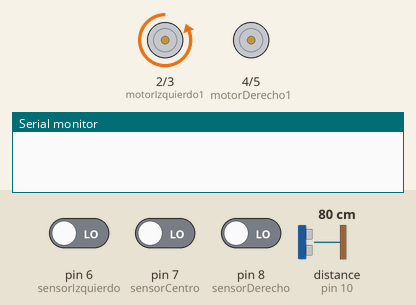
The sketch below on a simulated Arduino Uno, built with avr-gcc and run on an emulated ATmega328P. Shown: motor-driver pin pairs drawn as motors (green arrow = first pin HIGH = forward, orange = second pin HIGH = backward, longer = more drive), the last lines printed to the serial monitor. The test bench sets the inputs (shaded band); at power-on: pin 6 (sensorIzquierdo) LOW, pin 8 (sensorDerecho) LOW, pin 7 (sensorCentro) LOW, distance to the obstacle (sensor on pin 10) 80 cm. The echo pulse lasts 58.3 µs per cm.

Above: at 1.2 s.
1.3 s: pin 6 (sensorIzquierdo) driven HIGH and pin 8 (sensorDerecho) driven HIGH
At 2.4 s:
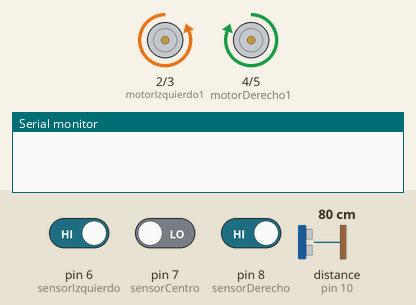
4.3 s: pin 7 (sensorCentro) driven HIGH
At 5.6 s:
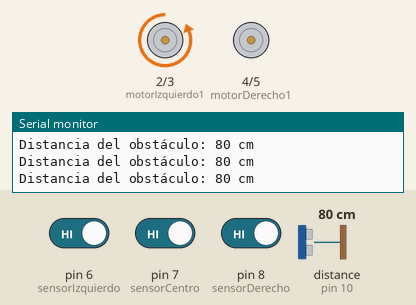
7.2 s: pin 7 (sensorCentro) driven LOW
At 10.0 s:
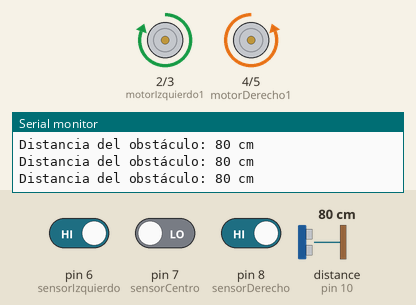
10.2 s: pin 6 (sensorIzquierdo) driven LOW
At 12.1 s:
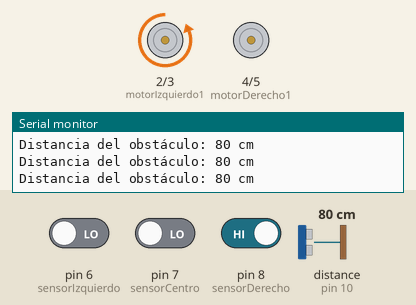
Timing chart, 0 to 13.6 s (numbered marks = the images above; inputs shaded):
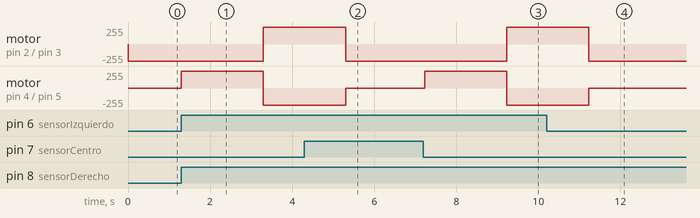

The sketch:

robotsumo.ino
```cpp
#include <Arduino.h>

// Definición de pines
int motorIzquierdo1 = 2;
int motorIzquierdo2 = 3;
int motorDerecho1 = 4;
int motorDerecho2 = 5;

int sensorIzquierdo = 6;
int sensorCentro = 7;
int sensorDerecho = 8;

int trigPin = 9;
int echoPin = 10;

void setup() {
  Serial.begin(9600);

  // Configurar pines como salida o entrada
  pinMode(motorIzquierdo1, OUTPUT);
  pinMode(motorIzquierdo2, OUTPUT);
  pinMode(motorDerecho1, OUTPUT);
  pinMode(motorDerecho2, OUTPUT);

  pinMode(sensorIzquierdo, INPUT);
  pinMode(sensorCentro, INPUT);
  pinMode(sensorDerecho, INPUT);

  pinMode(trigPin, OUTPUT);
  pinMode(echoPin, INPUT);
}

void loop() {
  // Lecturas de sensores
  int lecturaIzquierdo = digitalRead(sensorIzquierdo);
  int lecturaCentro = digitalRead(sensorCentro);
  int lecturaDerecho = digitalRead(sensorDerecho);

  // Lógica de control del robot
  if (lecturaIzquierdo == HIGH && lecturaCentro == HIGH && lecturaDerecho == HIGH) {
    // El robot está en el centro, verifica la distancia con el sensor ultrasónico
    if (obstaculoCerca()) {
      retroceder();
    } else {
      buscar();
    }
  } else if (lecturaIzquierdo == LOW && lecturaCentro == HIGH && lecturaDerecho == HIGH) {
    // Giro a la derecha para volver al centro
    girarDerecha();
  } else if (lecturaIzquierdo == HIGH && lecturaCentro == HIGH && lecturaDerecho == LOW) {
    // Giro a la izquierda para volver al centro
    girarIzquierda();
  } else if (lecturaIzquierdo == HIGH && lecturaCentro == LOW && lecturaDerecho == HIGH) {
    // Giro a la izquierda para volver al centro
    girarIzquierda();
    delay(2000);
    girarDerecha();
    delay(2000);
  } else {
    // Si no es ninguno de los casos anteriores, retrocede
    buscar();
  }
}

// Funciones de movimiento
void avanzar() {
  digitalWrite(motorIzquierdo1, HIGH);
  digitalWrite(motorIzquierdo2, LOW);
  digitalWrite(motorDerecho1, HIGH);
  digitalWrite(motorDerecho2, LOW);
}

void retroceder() {
  digitalWrite(motorIzquierdo1, LOW);
  digitalWrite(motorIzquierdo2, HIGH);
  digitalWrite(motorDerecho1, LOW);
  digitalWrite(motorDerecho2, HIGH);
}

void girarIzquierda() {
  digitalWrite(motorIzquierdo1, LOW);
  digitalWrite(motorIzquierdo2, HIGH);
  digitalWrite(motorDerecho1, HIGH);
  digitalWrite(motorDerecho2, LOW);
}

void girarDerecha() {
  digitalWrite(motorIzquierdo1, HIGH);
  digitalWrite(motorIzquierdo2, LOW);
  digitalWrite(motorDerecho1, LOW);
  digitalWrite(motorDerecho2, HIGH);
}

void buscar() {
  digitalWrite(motorIzquierdo1, LOW);
  digitalWrite(motorIzquierdo2, HIGH);
  digitalWrite(motorDerecho1, LOW);
  digitalWrite(motorDerecho2, LOW);
}

// Función para verificar si hay un obstáculo cercano usando el sensor ultrasónico
bool obstaculoCerca() {
  digitalWrite(trigPin, LOW);
  delayMicroseconds(2);
  digitalWrite(trigPin, HIGH);
  delayMicroseconds(10);
  digitalWrite(trigPin, LOW);

  long duracion = pulseIn(echoPin, HIGH, 20000);  // Ajusta el tiempo máximo de espera según tus necesidades
  int distancia = duracion / 58.2;

  Serial.print("Distancia del obstáculo: ");
  Serial.print(distancia);
  Serial.println(" cm");

  return distancia < 20;  // Ajusta este umbral según la distancia a la que quieres detectar obstáculos
}
```

Measured:
- after the input at 1.3 s, motor on pin 2 (motorIzquierdo1) / pin 3 (motorIzquierdo2): backward 255/255 → forward 255/255 after 2.0 s; motor on pin 4 (motorDerecho1) / pin 5 (motorDerecho2): stopped → forward 255/255 at once, → backward 255/255 2.0 s later
- after the input at 4.3 s, motor on pin 4 (motorDerecho1) / pin 5 (motorDerecho2): backward 255/255 → stopped after 1.0 s
- after the input at 7.2 s, motor on pin 2 (motorIzquierdo1) / pin 3 (motorIzquierdo2): backward 255/255 → forward 255/255 after 2.0 s; motor on pin 4 (motorDerecho1) / pin 5 (motorDerecho2): stopped → forward 255/255 at once, → backward 255/255 2.0 s later
- after the input at 10.2 s, motor on pin 2 (motorIzquierdo1) / pin 3 (motorIzquierdo2): goes on until 11.2 s, then stays backward 255/255
